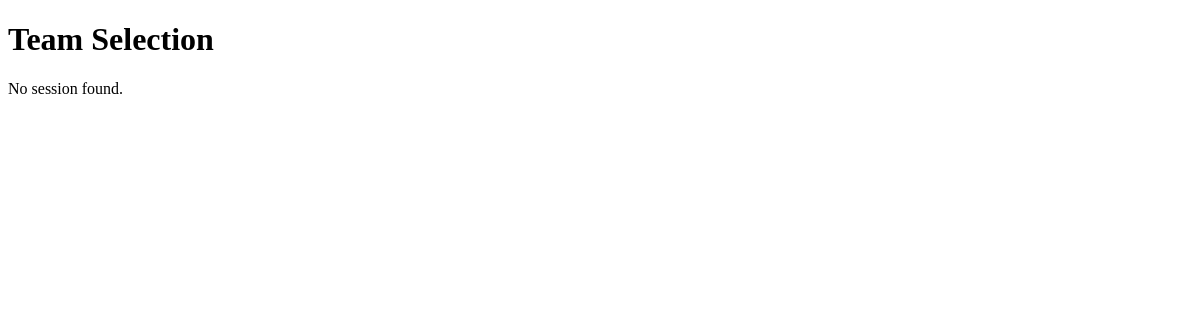
Before: /choice/46/ with the older database file.
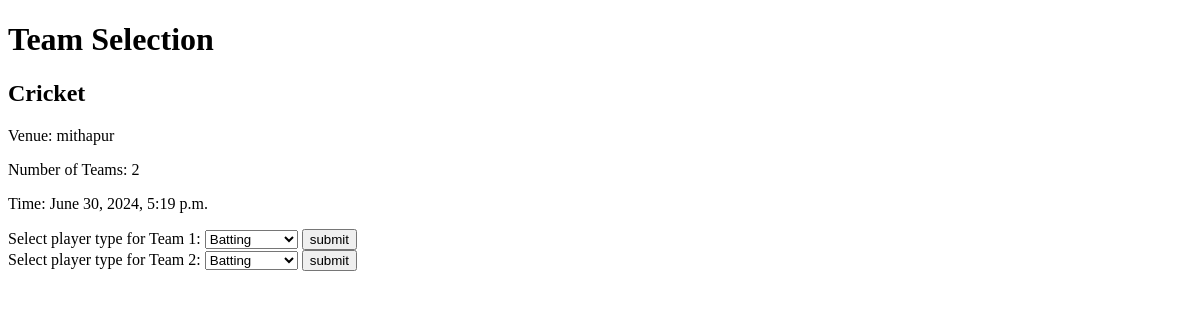
After: the same page with the newer database file.
### authentication/models.py (models this page shows)
class Session(models.Model):
    sport_name = models.CharField(max_length=100)
    venue = models.CharField(max_length=100)
    number_of_teams = models.IntegerField()
    time = models.DateTimeField()

### authentication/views.py (the view)
# urls.py: path('choice/', choice, name='all_sports'),  # For displaying all sports
def choice(request, sport_id=None):
    try:
        if sport_id is not None:
            session = get_object_or_404(Session, pk=sport_id)
            session.team_range = range(1, session.number_of_teams + 1)
            return render(request, "choice.html", {"session": session})
        else:
            logger.error("No sport_id provided in URL")
            return render(request, "choice.html", {"session": None})
    except Exception as e:
        logger.error(f"Error retrieving session: {e}")
        return render(request, "choice.html", {"session": None})

### templates/choice.html (shortened to what this page needs)
<!DOCTYPE html>
<html lang="en">
  <head>
  </head>
  <body>
    <h1>Team Selection</h1>
    <div class="grid grid-cols-1 md:grid-cols-2 lg:grid-cols-3 gap-8">
        {% if session %}
      <div class="bg-white rounded-lg shadow-md p-6">
        <h2 class="text-lg font-semibold mb-4">{{ session.sport_name }}</h2>
        <p class="text-gray-700 mb-2">
          <span class="font-semibold">Venue:</span> {{ session.venue }}
        </p>
        <p class="text-gray-700 mb-2">
          <span class="font-semibold">Number of Teams:</span> {{ session.number_of_teams }}
        </p>
        <p class="text-gray-700 mb-2">
          <span class="font-semibold">Time:</span> {{ session.time }}
        </p>
        <form>
          {% for i in session.team_range %}
          <label for="team{{ i }}PlayerType">Select player type for Team {{ i }}:</label>
          <select id="team{{ i }}PlayerType" name="team{{ i }}PlayerType">
            <option value="batting">Batting</option>
          </select>
          <button>submit</button>
          <br />
          {% endfor %}
        </form>
      </div>
      {% else %}
      <p>No session found.</p>
      {% endif %}
    </div>
  </body>
</html>

Changed rows visible on the page:
added Session: sport_name "Cricket", venue "mithapur", number_of_teams "2", time "June 30, 2024, 5:19 p.m."
Other visible differences:
text no longer shown: "No session found."
text now shown: "Venue: Number of Teams: Time:"
new list line: "Select player type for Team 1 : Batting submit"
new list line: "Select player type for Team 2 : Batting submit"
